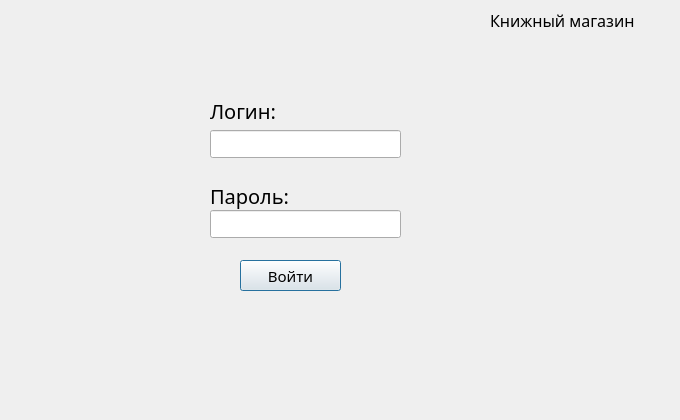
<?xml version="1.0" encoding="UTF-8"?>
<ui version="4.0">
 <class>Authorization</class>
 <widget class="QDialog" name="Authorization">
  <property name="geometry">
   <rect>
    <x>0</x>
    <y>0</y>
    <width>680</width>
    <height>420</height>
   </rect>
  </property>
  <property name="mouseTracking">
   <bool>false</bool>
  </property>
  <property name="windowTitle">
   <string>Dialog</string>
  </property>
  <property name="autoFillBackground">
   <bool>true</bool>
  </property>
  <widget class="QLabel" name="labelLogo">
   <property name="geometry">
    <rect>
     <x>490</x>
     <y>10</y>
     <width>171</width>
     <height>20</height>
    </rect>
   </property>
   <property name="font">
    <font>
     <family>Sitka Display</family>
     <pointsize>12</pointsize>
    </font>
   </property>
   <property name="text">
    <string>Книжный магазин</string>
   </property>
  </widget>
  <widget class="QLabel" name="labelLogin">
   <property name="geometry">
    <rect>
     <x>210</x>
     <y>90</y>
     <width>101</width>
     <height>41</height>
    </rect>
   </property>
   <property name="font">
    <font>
     <family>Sitka Display</family>
     <pointsize>15</pointsize>
    </font>
   </property>
   <property name="text">
    <string>Логин:</string>
   </property>
  </widget>
  <widget class="QLabel" name="labelPassword">
   <property name="geometry">
    <rect>
     <x>210</x>
     <y>180</y>
     <width>121</width>
     <height>31</height>
    </rect>
   </property>
   <property name="font">
    <font>
     <family>Sitka Display</family>
     <pointsize>15</pointsize>
    </font>
   </property>
   <property name="text">
    <string>Пароль:</string>
   </property>
  </widget>
  <widget class="QLineEdit" name="lineEditPassword">
   <property name="geometry">
    <rect>
     <x>210</x>
     <y>210</y>
     <width>191</width>
     <height>28</height>
    </rect>
   </property>
   <property name="font">
    <font>
     <family>Sitka Display</family>
     <italic>true</italic>
    </font>
   </property>
   <property name="text">
    <string/>
   </property>
  </widget>
  <widget class="QLineEdit" name="lineEditLogin">
   <property name="geometry">
    <rect>
     <x>210</x>
     <y>130</y>
     <width>191</width>
     <height>28</height>
    </rect>
   </property>
   <property name="font">
    <font>
     <family>Sitka Display</family>
     <italic>true</italic>
    </font>
   </property>
   <property name="toolTip">
    <string>&lt;html&gt;&lt;head/&gt;&lt;body&gt;&lt;p&gt;&lt;br/&gt;&lt;/p&gt;&lt;/body&gt;&lt;/html&gt;</string>
   </property>
   <property name="text">
    <string/>
   </property>
  </widget>
  <widget class="QPushButton" name="pushButtonEnter">
   <property name="geometry">
    <rect>
     <x>240</x>
     <y>260</y>
     <width>101</width>
     <height>31</height>
    </rect>
   </property>
   <property name="font">
    <font>
     <family>Sitka Display</family>
     <pointsize>11</pointsize>
    </font>
   </property>
   <property name="text">
    <string>Войти</string>
   </property>
  </widget>
 </widget>
 <resources/>
 <connections/>
</ui>
